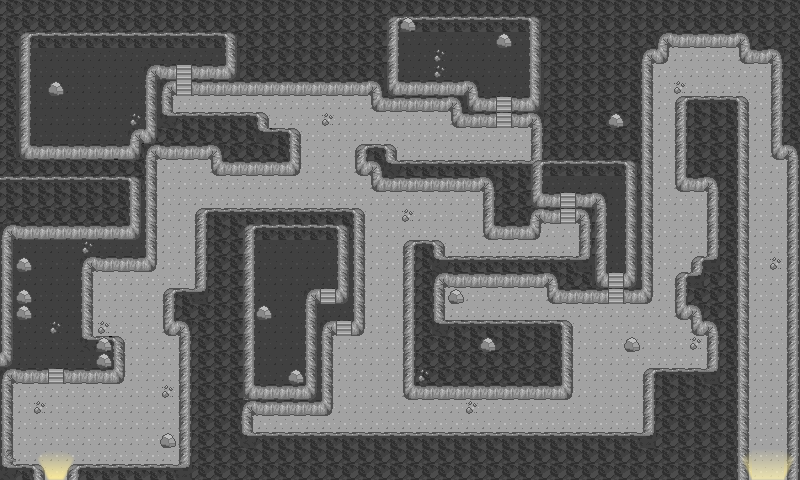

A level layout from a 2D game, rendered from its tile map. Below: a short description, then the map file with tile-grid data replaced by summaries:
An orthogonal 50x30 tile map with 16x16 px tiles, 5 tile layers (ground1, walls1, objects1, lights1, ...), 2 tilesets and 95 objects (11x monsterArea, 3x warpField, 2x startField).

<map version="1.0" orientation="orthogonal" width="50" height="30" tilewidth="16" tileheight="16">
 <properties>
  <property name="musicIndex" value="1" />
  <property name="musicType" value="town" />
 </properties>
 <tileset firstgid="1" name="limbusdev_world" tilewidth="16" tileheight="16">
  <image source="../spritesheets/limbusdev_world.png" width="1024" height="1024" />
 </tileset>
 <tileset firstgid="4097" name="limbusdev_world2" tilewidth="16" tileheight="16">
  <image source="../spritesheets/limbusdev_world2.png" width="1024" height="1024" />
 </tileset>
 <layer name="ground1" width="50" height="30">
  <data>[1500 cells, 1499 non-empty, 4 distinct tile ids]</data>
 </layer>
 <layer name="walls1" width="50" height="30">
  <data>[1500 cells, 544 non-empty, 15 distinct tile ids]</data>
 </layer>
 <layer name="objects1" width="50" height="30">
  <data>[1500 cells, 41 non-empty, 5 distinct tile ids]</data>
 </layer>
 <layer name="lights1" width="50" height="30">
  <data>[1500 cells, 14 non-empty, 8 distinct tile ids]</data>
 </layer>
 <layer name="tops1" width="50" height="30">
  <data>[1500 cells, 1 non-empty, 1 distinct tile ids]</data>
 </layer>
 <objectgroup name="colliderWalls1" width="50" height="30" visible="0">
  <object x="64" y="464" width="144" height="16" />
  <object x="160" y="288" width="48" height="48" />
  <object x="176" y="336" width="32" height="128" />
  <object x="160" y="432" width="16" height="16" />
  <object x="96" y="256" width="64" height="16" />
  <object x="144" y="224" width="16" height="32" />
  <object x="80" y="256" width="16" height="80" />
  <object x="112" y="336" width="16" height="48" />
  <object x="64" y="368" width="48" height="16" />
  <object x="96" y="336" width="16" height="32" />
  <object x="0" y="368" width="48" height="16" />
  <object x="0" y="224" width="16" height="144" />
  <object x="16" y="224" width="128" height="16" />
  <object x="16" y="256" width="16" height="16" />
  <object x="16" y="288" width="16" height="32" />
  <object x="0" y="384" width="16" height="96" />
  <object x="16" y="464" width="32" height="16" />
  <object x="0" y="144" width="160" height="80" />
  <object x="0" y="0" width="32" height="144" />
  <object x="32" y="0" width="352" height="48" />
  <object x="384" y="0" width="160" height="32" />
  <object x="224" y="48" width="176" height="48" />
  <object x="384" y="32" width="16" height="16" />
  <object x="496" y="32" width="16" height="16" />
  <object x="48" y="80" width="16" height="16" />
  <object x="144" y="64" width="32" height="80" />
  <object x="128" y="128" width="16" height="16" />
  <object x="192" y="64" width="32" height="32" />
  <object x="176" y="112" width="96" height="32" />
  <object x="160" y="144" width="112" height="16" />
  <object x="208" y="160" width="64" height="16" />
  <object x="272" y="128" width="32" height="48" />
  <object x="368" y="96" width="32" height="16" />
  <object x="400" y="80" width="80" height="32" />
  <object x="480" y="96" width="16" height="32" />
  <object x="448" y="112" width="32" height="16" />
  <object x="512" y="96" width="32" height="32" />
  <object x="528" y="32" width="16" height="64" />
  <object x="528" y="128" width="16" height="32" />
  <object x="352" y="144" width="48" height="16" />
  <object x="352" y="160" width="192" height="16" />
  <object x="368" y="176" width="176" height="16" />
  <object x="480" y="192" width="80" height="32" />
  <object x="480" y="224" width="64" height="16" />
  <object x="192" y="208" width="176" height="32" />
  <object x="192" y="240" width="64" height="48" />
  <object x="336" y="240" width="32" height="64" />
  <object x="352" y="304" width="16" height="32" />
  <object x="208" y="288" width="48" height="96" />
  <object x="304" y="288" width="16" height="96" />
  <object x="320" y="320" width="16" height="64" />
  <object x="208" y="384" width="128" height="32" />
  <object x="208" y="416" width="48" height="16" />
  <object x="256" y="304" width="16" height="16" />
  <object x="288" y="368" width="16" height="16" />
  <object x="208" y="432" width="544" height="48" />
  <object x="640" y="368" width="112" height="64" />
  <object x="704" y="336" width="48" height="32" />
  <object x="688" y="320" width="64" height="16" />
  <object x="672" y="272" width="80" height="48" />
  <object x="688" y="256" width="64" height="16" />
  <object x="704" y="192" width="48" height="64" />
  <object x="672" y="96" width="80" height="96" />
  <object x="400" y="240" width="48" height="16" />
  <object x="576" y="192" width="32" height="64" />
  <object x="400" y="256" width="208" height="32" />
  <object x="544" y="288" width="64" height="16" />
  <object x="448" y="288" width="16" height="16" />
  <object x="624" y="336" width="16" height="16" />
  <object x="624" y="0" width="32" height="304" />
  <object x="544" y="144" width="80" height="32" />
  <object x="400" y="288" width="48" height="32" />
  <object x="400" y="320" width="176" height="80" />
  <object x="656" y="0" width="144" height="48" />
  <object x="656" y="48" width="16" height="16" />
  <object x="736" y="48" width="64" height="16" />
  <object x="768" y="64" width="32" height="96" />
  <object x="784" y="160" width="16" height="320" />
  <object x="864" y="256" width="32" height="64" />
 </objectgroup>
 <objectgroup name="sensors" width="50" height="30" visible="0">
  <object name="warpField" x="48" y="464" width="16" height="16">
   <properties>
    <property name="targetID" value="10" />
    <property name="targetWarpPointID" value="9" />
   </properties>
  </object>
  <object name="startField" x="48" y="448" width="16" height="16">
   <properties>
    <property name="fieldID" value="1" />
   </properties>
  </object>
  <object name="monsterArea" x="16" y="384" width="160" height="80">
   <properties>
    <property name="monsters" value="10;0.3;11;0.7" />
    <property name="probability" value="0.05" />
    <property name="probability2" value="0.03" />
    <property name="probability3" value="0.005" />
   </properties>
  </object>
  <object name="monsterArea" x="96" y="272" width="80" height="112">
   <properties>
    <property name="monsters" value="10;0.3;11;0.7" />
    <property name="probability" value="0.05" />
    <property name="probability2" value="0.03" />
    <property name="probability3" value="0.005" />
   </properties>
  </object>
  <object name="monsterArea" x="96" y="160" width="160" height="224">
   <properties>
    <property name="monsters" value="10;0.3;11;0.7" />
    <property name="probability" value="0.05" />
    <property name="probability2" value="0.03" />
    <property name="probability3" value="0.005" />
   </properties>
  </object>
  </objectgroup>
 <objectgroup name="livingEntities" width="50" height="30" visible="0" />
 <objectgroup name="objects" width="50" height="30" visible="0" />
</map>
<!-- 11 of 95 objects omitted -->